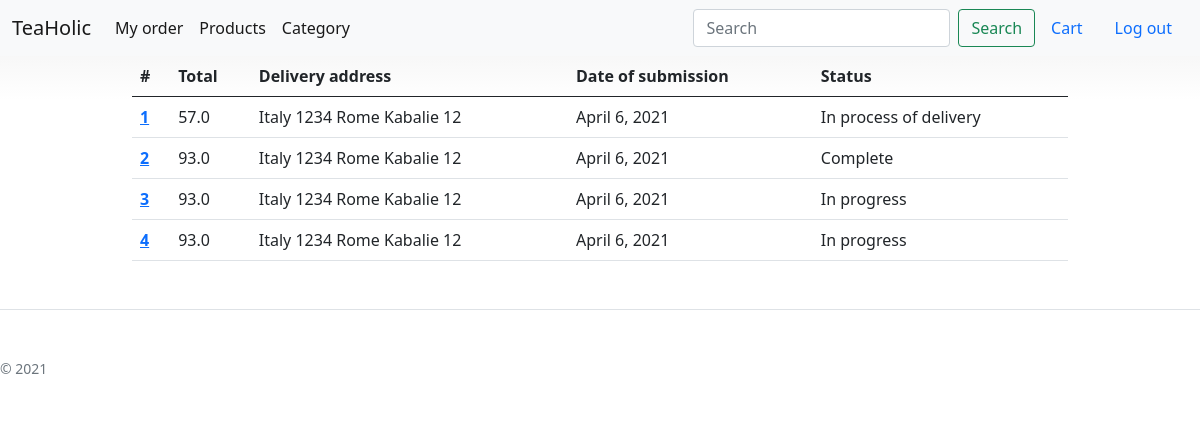
Before: /order (signed in) with the older database file.
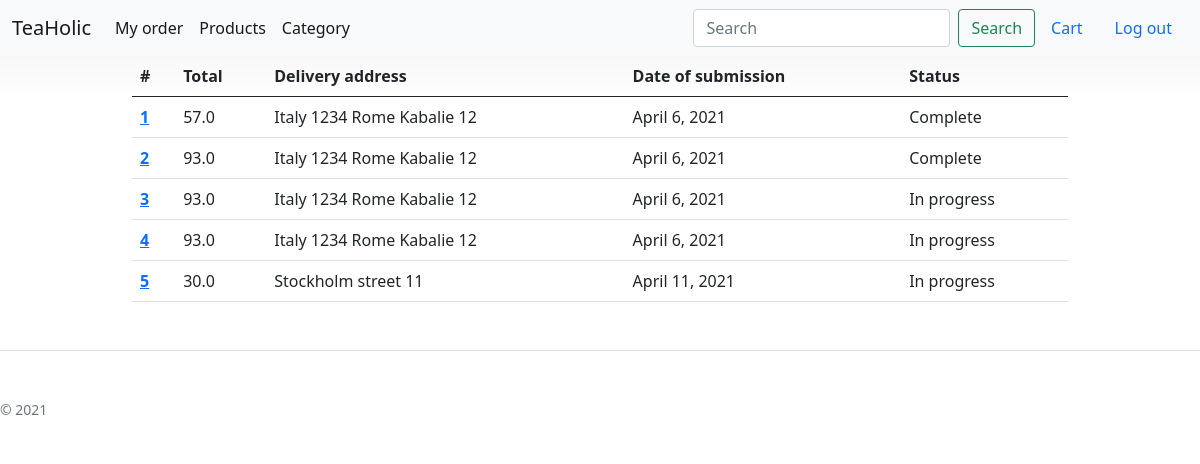
After: the same page with the newer database file.
### bboard/models.py (models this page shows, shortened)
class Order(models.Model):
    id_user_profile = models.ForeignKey(UserProfile,on_delete=models.CASCADE)
    total = models.FloatField()
    delivery_address = models.CharField(max_length=255)
    date_of_submission = models.DateField()
    id_status = models.ForeignKey(Status,on_delete=models.CASCADE)

class Status(models.Model):
    name = models.CharField(max_length=255)

### bboard/views.py (the view)
# urls.py: path('order', views.order, name = 'order'),
@login_required(login_url="signin")
def order(request):
    user = get_userprofile(request)
    orders = Order.objects.filter(id_user_profile=user)
    return render(request,'bboard/basis/order/order.html',{'user':user, 'orders': orders})

### bboard/services/services.py (called while the page is built)
def get_userprofile(request):
    if request.user.is_authenticated:
        user = request.user
        user_profile = UserProfile.objects.get(user=user)
        return user_profile
    else:
        return None

### bboard/templates/bboard/basis/order/order.html (shortened to what this page needs)
{% extends "bboard/basis/base.html" %}
{% block content %}
<div class="container">
    {% if orders|length %}
        <table class="table">
            <thead>
            <tr>
                <th scope="col">#</th>
                <th scope="col">Total</th>
                <th scope="col">Delivery address</th>
                <th scope="col">Date of submission</th>
                <th scope="col">Status</th>
            </tr>
            </thead>
    {% for order in orders  %}
            <tr>
                <th scope="row"><a href="{% url 'order_details' id=order.id %}" >{{ order.id}}</a></th>
                <td >{{order.total}} </td>
                <td >{{ order.delivery_address}}</td>
                <td >{{ order.date_of_submission}}</td>
                <td >{{ order.id_status.name}}</td>
            </tr>
    {% endfor %}
        </table>
    {% else  %}
        <p>No products found in the category. </p>
    {% endif %}
</div>
{% endblock %}

Changed rows visible on the page:
changed Order id 1: id_status.name "In process of delivery" → "Complete"
added Order: id "5", total "30.0", delivery_address "Stockholm street 11", date_of_submission "April 11, 2021", id_status.name "In progress"
